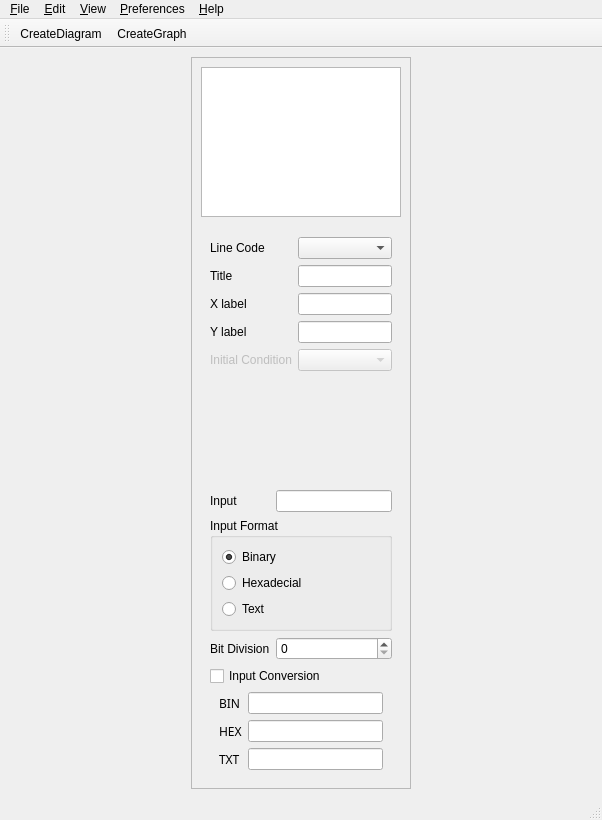
<?xml version="1.0" encoding="UTF-8"?>
<ui version="4.0">
 <class>MainWindow</class>
 <widget class="QMainWindow" name="MainWindow">
  <property name="geometry">
   <rect>
    <x>0</x>
    <y>0</y>
    <width>602</width>
    <height>820</height>
   </rect>
  </property>
  <property name="windowTitle">
   <string>MainWindow</string>
  </property>
  <widget class="QWidget" name="centralWidget">
   <layout class="QGridLayout" name="gridLayout_6" rowstretch="0" columnstretch="1,0">
    <property name="sizeConstraint">
     <enum>QLayout::SetDefaultConstraint</enum>
    </property>
    <item row="0" column="0">
     <widget class="QFrame" name="gridConfigurations">
      <property name="minimumSize">
       <size>
        <width>210</width>
        <height>100</height>
       </size>
      </property>
      <property name="maximumSize">
       <size>
        <width>210</width>
        <height>16777215</height>
       </size>
      </property>
      <property name="frameShape">
       <enum>QFrame::StyledPanel</enum>
      </property>
      <property name="frameShadow">
       <enum>QFrame::Plain</enum>
      </property>
      <layout class="QGridLayout" name="gridLayout_7">
       <property name="sizeConstraint">
        <enum>QLayout::SetMinAndMaxSize</enum>
       </property>
       <item row="2" column="0">
        <spacer name="verticalSpacer">
         <property name="orientation">
          <enum>Qt::Vertical</enum>
         </property>
         <property name="sizeType">
          <enum>QSizePolicy::Fixed</enum>
         </property>
         <property name="sizeHint" stdset="0">
          <size>
           <width>20</width>
           <height>5</height>
          </size>
         </property>
        </spacer>
       </item>
       <item row="1" column="0">
        <widget class="QTreeView" name="treeView">
         <property name="minimumSize">
          <size>
           <width>200</width>
           <height>150</height>
          </size>
         </property>
         <property name="maximumSize">
          <size>
           <width>200</width>
           <height>150</height>
          </size>
         </property>
         <property name="frameShadow">
          <enum>QFrame::Plain</enum>
         </property>
        </widget>
       </item>
       <item row="3" column="0">
        <widget class="QWidget" name="formIndividual" native="true">
         <property name="maximumSize">
          <size>
           <width>200</width>
           <height>16777215</height>
          </size>
         </property>
         <layout class="QFormLayout" name="formLayout_2">
          <item row="0" column="0">
           <widget class="QLabel" name="labelLineCode">
            <property name="text">
             <string>Line Code</string>
            </property>
           </widget>
          </item>
          <item row="0" column="1">
           <widget class="QComboBox" name="comboBoxLineCode"/>
          </item>
          <item row="1" column="0">
           <widget class="QLabel" name="labelTitle">
            <property name="text">
             <string>Title</string>
            </property>
           </widget>
          </item>
          <item row="1" column="1">
           <widget class="QLineEdit" name="lineEditTitle"/>
          </item>
          <item row="2" column="0">
           <widget class="QLabel" name="labelXLabel">
            <property name="text">
             <string>X label</string>
            </property>
           </widget>
          </item>
          <item row="2" column="1">
           <widget class="QLineEdit" name="lineEditXLabel"/>
          </item>
          <item row="3" column="0">
           <widget class="QLabel" name="labelYLabel">
            <property name="text">
             <string>Y label</string>
            </property>
           </widget>
          </item>
          <item row="3" column="1">
           <widget class="QLineEdit" name="lineEditYLabel"/>
          </item>
          <item row="4" column="1">
           <widget class="QComboBox" name="comboBox">
            <property name="enabled">
             <bool>false</bool>
            </property>
           </widget>
          </item>
          <item row="4" column="0">
           <widget class="QLabel" name="labelInit">
            <property name="enabled">
             <bool>false</bool>
            </property>
            <property name="text">
             <string>Initial Condition</string>
            </property>
           </widget>
          </item>
         </layout>
        </widget>
       </item>
       <item row="4" column="0">
        <widget class="QWidget" name="formPublic" native="true">
         <property name="maximumSize">
          <size>
           <width>200</width>
           <height>16777215</height>
          </size>
         </property>
         <layout class="QFormLayout" name="formGeneral">
          <item row="2" column="0">
           <widget class="QLabel" name="labelInput">
            <property name="text">
             <string>Input</string>
            </property>
           </widget>
          </item>
          <item row="2" column="1">
           <widget class="QLineEdit" name="lineEditInput"/>
          </item>
          <item row="3" column="0" colspan="2">
           <widget class="QGroupBox" name="groupBoxInput">
            <property name="title">
             <string>Input Format</string>
            </property>
            <layout class="QGridLayout" name="gridLayout_8">
             <item row="0" column="0">
              <widget class="QRadioButton" name="radioButtonBinary">
               <property name="text">
                <string>Binary</string>
               </property>
               <property name="checked">
                <bool>true</bool>
               </property>
              </widget>
             </item>
             <item row="1" column="0">
              <widget class="QRadioButton" name="radioButtonHexadecimal">
               <property name="text">
                <string>Hexadecial</string>
               </property>
              </widget>
             </item>
             <item row="2" column="0">
              <widget class="QRadioButton" name="radioButtonText">
               <property name="text">
                <string>Text</string>
               </property>
              </widget>
             </item>
            </layout>
           </widget>
          </item>
          <item row="5" column="0">
           <widget class="QLabel" name="labelBit">
            <property name="text">
             <string>Bit Division</string>
            </property>
           </widget>
          </item>
          <item row="5" column="1">
           <widget class="QSpinBox" name="spinBoxBit">
            <property name="maximum">
             <number>32</number>
            </property>
           </widget>
          </item>
          <item row="6" column="0" colspan="2">
           <widget class="QCheckBox" name="checkBoxInput">
            <property name="text">
             <string>Input Conversion</string>
            </property>
           </widget>
          </item>
          <item row="7" column="0" colspan="2">
           <widget class="QWidget" name="formConversion" native="true">
            <layout class="QGridLayout" name="gridLayout_2">
             <property name="topMargin">
              <number>0</number>
             </property>
             <property name="bottomMargin">
              <number>0</number>
             </property>
             <property name="verticalSpacing">
              <number>6</number>
             </property>
             <item row="0" column="0">
              <widget class="QLabel" name="labelBinary">
               <property name="font">
                <font>
                 <family>Ubuntu Mono</family>
                </font>
               </property>
               <property name="text">
                <string>BIN</string>
               </property>
              </widget>
             </item>
             <item row="0" column="1">
              <widget class="QLineEdit" name="lineEditBinary">
               <property name="enabled">
                <bool>true</bool>
               </property>
               <property name="readOnly">
                <bool>true</bool>
               </property>
              </widget>
             </item>
             <item row="1" column="0">
              <widget class="QLabel" name="labelHexadecimal">
               <property name="font">
                <font>
                 <family>Ubuntu Mono</family>
                </font>
               </property>
               <property name="text">
                <string>HEX</string>
               </property>
              </widget>
             </item>
             <item row="1" column="1">
              <widget class="QLineEdit" name="lineEditHexadecimal">
               <property name="enabled">
                <bool>true</bool>
               </property>
               <property name="readOnly">
                <bool>true</bool>
               </property>
              </widget>
             </item>
             <item row="2" column="0">
              <widget class="QLabel" name="labelText">
               <property name="font">
                <font>
                 <family>Ubuntu Mono</family>
                </font>
               </property>
               <property name="text">
                <string>TXT</string>
               </property>
              </widget>
             </item>
             <item row="2" column="1">
              <widget class="QLineEdit" name="lineEditText">
               <property name="enabled">
                <bool>true</bool>
               </property>
               <property name="readOnly">
                <bool>true</bool>
               </property>
              </widget>
             </item>
            </layout>
           </widget>
          </item>
         </layout>
        </widget>
       </item>
      </layout>
     </widget>
    </item>
    <item row="0" column="1">
     <layout class="QGridLayout" name="gridGraphics"/>
    </item>
   </layout>
  </widget>
  <widget class="QMenuBar" name="menubar">
   <property name="geometry">
    <rect>
     <x>0</x>
     <y>0</y>
     <width>602</width>
     <height>30</height>
    </rect>
   </property>
   <widget class="QMenu" name="menu_File">
    <property name="title">
     <string>&amp;File</string>
    </property>
    <addaction name="action_Open"/>
    <addaction name="action_Save"/>
   </widget>
   <widget class="QMenu" name="menu_Edit">
    <property name="title">
     <string>&amp;Edit</string>
    </property>
   </widget>
   <widget class="QMenu" name="menu_View">
    <property name="title">
     <string>&amp;View</string>
    </property>
   </widget>
   <widget class="QMenu" name="menu_Preferences">
    <property name="title">
     <string>&amp;Preferences</string>
    </property>
   </widget>
   <widget class="QMenu" name="menu_Help">
    <property name="title">
     <string>&amp;Help</string>
    </property>
   </widget>
   <addaction name="menu_File"/>
   <addaction name="menu_Edit"/>
   <addaction name="menu_View"/>
   <addaction name="menu_Preferences"/>
   <addaction name="menu_Help"/>
  </widget>
  <widget class="QToolBar" name="toolBar">
   <property name="windowTitle">
    <string>toolBar</string>
   </property>
   <attribute name="toolBarArea">
    <enum>TopToolBarArea</enum>
   </attribute>
   <attribute name="toolBarBreak">
    <bool>false</bool>
   </attribute>
   <addaction name="actionCreateDiagram"/>
   <addaction name="actionCreateGraph"/>
  </widget>
  <widget class="QStatusBar" name="statusBar"/>
  <action name="action_Open">
   <property name="text">
    <string>&amp;Open</string>
   </property>
  </action>
  <action name="action_Save">
   <property name="text">
    <string>&amp;Save</string>
   </property>
  </action>
  <action name="actionCreateDiagram">
   <property name="icon">
    <iconset resource="images.qrc">
     <normaloff>:/img/image.jpg</normaloff>:/img/image.jpg</iconset>
   </property>
   <property name="text">
    <string>CreateDiagram</string>
   </property>
   <property name="toolTip">
    <string>CreateDiagram</string>
   </property>
  </action>
  <action name="actionCreateGraph">
   <property name="text">
    <string>CreateGraph</string>
   </property>
   <property name="toolTip">
    <string>CreateGraph</string>
   </property>
  </action>
 </widget>
 <resources>
  <include location="images.qrc"/>
 </resources>
 <connections/>
</ui>
